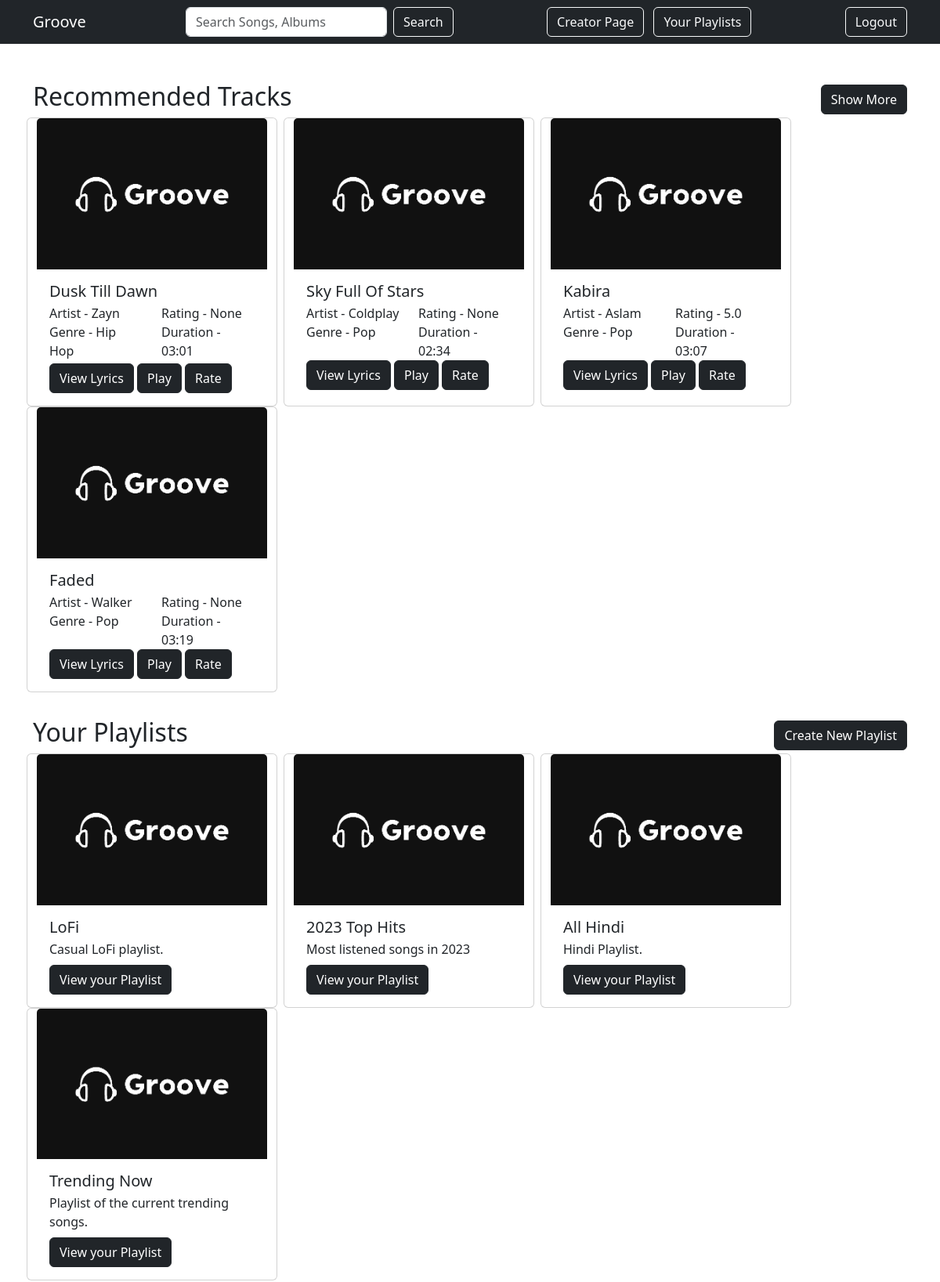
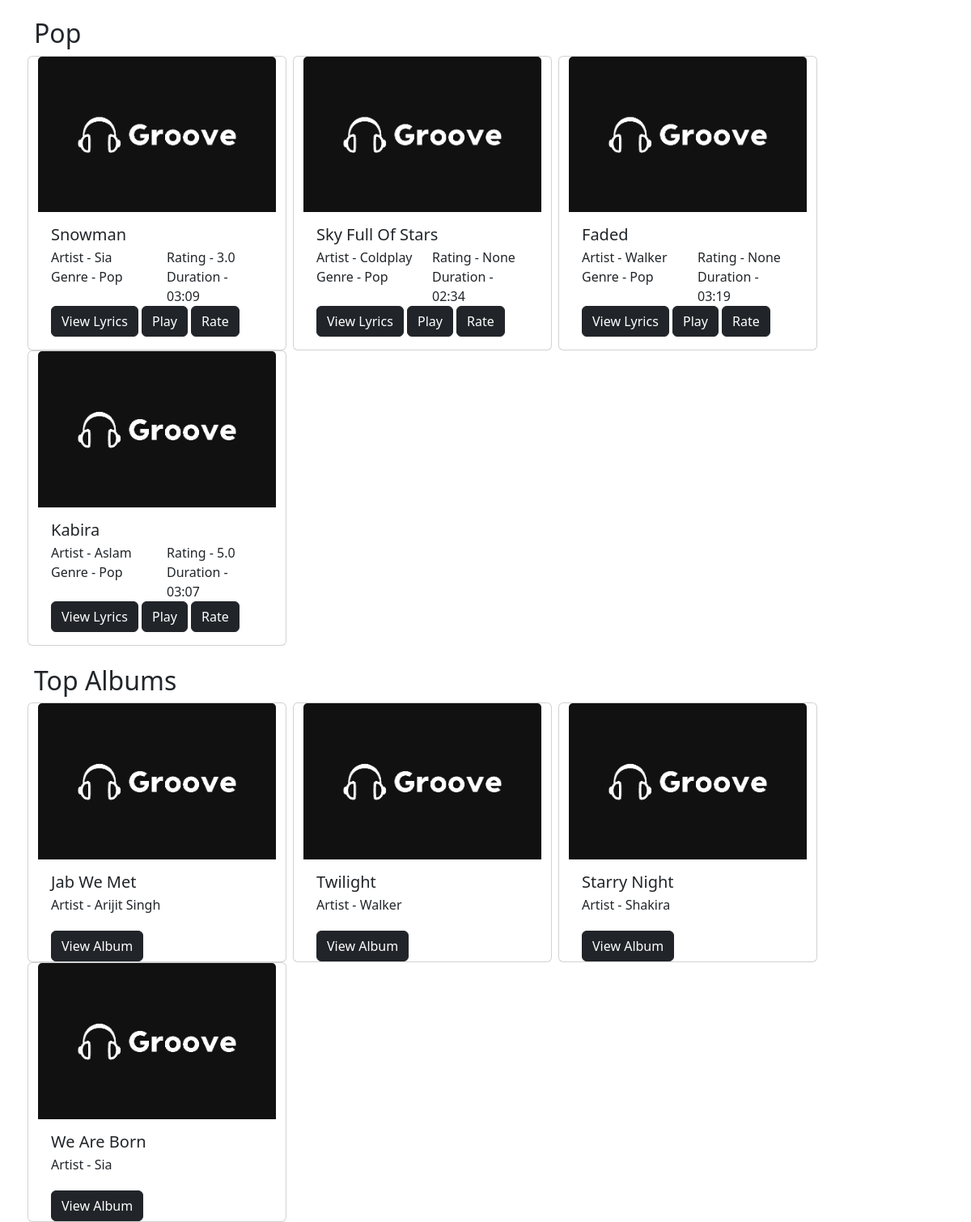
The page /user_home (signed in) on the database its author committed (2 pictures, top to bottom).
### groove/models.py (models this page shows, shortened)
class Song(db.Model):
    __tablename__ = 'song'
    id = db.Column(db.Integer, primary_key=True)
    name = db.Column(db.String(255), nullable=False)
    creator = db.Column(db.Integer, nullable=False)
    lyrics = db.Column(db.Text, nullable=True)
    duration = db.Column(db.Float, nullable=False, default=3.12)
    date_uploaded = db.Column(db.Date, nullable=False)
    album_id = db.Column(db.Integer, db.ForeignKey('album.id'), nullable=True)
    genre_id = db.Column(db.Integer, db.ForeignKey('genre.id'), nullable=False)
    artist = db.Column(db.String(255), nullable=False)
    rating = db.relationship('SongRating', backref='song', lazy=True)
    times_played = db.Column(db.Integer, default=0, nullable=False)
    flag = db.Column(db.Boolean, default=0)
    def average_song_rating(self):
        average = db.session.query(db.func.avg(SongRating.rating)).filter(SongRating.song_id == self.id).scalar()
        if average is None:
            return None
        else:
            return round(average, 1)

class Genre(db.Model):
    __tablename__ = 'genre'
    id = db.Column(db.Integer, primary_key=True)
    name = db.Column(db.String(100), nullable=False)
    songs = db.relationship('Song', backref='genre', lazy=True)

class Playlist(db.Model):
    __tablename__ = 'playlist'
    id = db.Column(db.Integer, primary_key=True)
    user_id = db.Column(db.Integer, db.ForeignKey('user.id'), nullable=False)
    name = db.Column(db.String(255), nullable=False)
    description = db.Column(db.Text, nullable=True)
    songs = db.relationship('Song', secondary='playlist_song', backref=db.backref('playlist', lazy='dynamic'))

class Album(db.Model):
    __tablename__ = 'album'
    id = db.Column(db.Integer, primary_key=True)
    name = db.Column(db.String(255), nullable=False)
    release_date = db.Column(db.Date, nullable=False)
    creator = db.Column(db.Integer, nullable=False)
    artist = db.Column(db.String(255), nullable=False)
    songs = db.relationship('Song', backref='album', lazy=True)
    flag = db.Column(db.Boolean, default=0)

### groove/routes.py (the view)
@app.route('/user_home')
def user_home_page():
    if 'id' not in session:
        flash('Login to continue.')
        return redirect(url_for('login_page'))
    songs = Song.query.filter(Song.flag == 0).order_by(func.random()).limit(4).all()
    playlists = Playlist.query.filter_by(user_id=session['id']).limit(4)
    genre = Genre.query.order_by(func.random()).first()
    genre_songs = Song.query.filter_by(genre_id=genre.id)
    albums = Album.query.order_by(func.random()).limit(4).all()
    return render_template('user_home.html',
                           songs=songs,
                           playlists=playlists,
                           genre=genre,
                           genre_songs=genre_songs,
                           user=User.query.get(session['id']),
                           albums=albums)

### groove/routes.py (called while the page is built)
@app.template_filter('format_duration')
def format_duration(duration):
    minutes = int(duration)
    seconds = int((duration - minutes) * 60)
    return f"{minutes:02d}:{seconds:02d}"

### groove/templates/user_home.html (shortened to what this page needs)
<!DOCTYPE html>
<html lang="en">
<head>
    <link href="https://cdn.jsdelivr.net/npm/bootstrap@5.3.2/dist/css/bootstrap.min.css" rel="stylesheet">
</head>
<body>
    <nav class="navbar navbar-expand-lg navbar-dark bg-dark">
        <div class="container">
            <a class="navbar-brand" href="{{ url_for('user_home_page') }}">Groove</a>
            <form class="d-flex" action="{{ url_for('search_page') }}" method="post">
                <input class="form-control me-2" type="search" placeholder="Search Songs, Albums" aria-label="Search" name="search">
                <button class="btn btn-outline-light" type="submit">Search</button>
            </form>
            <div>
                {% if user.role.name == 'creator' %}
                <a class="btn btn-outline-light ms-2" href="{{ url_for('creator_home_page') }}">Creator Page</a>
                {% endif %}
                <a class="btn btn-outline-light ms-2" href="{{ url_for('playlists_page') }}">Your Playlists</a>
            </div>
            <div>
                <a class="btn btn-outline-light ms-2" href="{{ url_for('logout') }}">Logout</a>
            </div>
        </div>
    </nav>
    <div class="container mt-5">
        <div class="section">
            <div class="d-flex justify-content-between align-items-center">
            <h2>Recommended Tracks</h2>
            <a class="btn btn-dark" href="{{ url_for('user_home_page') }}">Show More</a>
            </div>
            <div class="row">
                {% for song in songs %}
                <div class="card mx-1" style="width: 20rem;">
                    <img src="/static/groove_logo_darkmode.png" class="card-img-top" alt="song_name">
                    <div class="card-body">
                        <h5 class="card-title">{{ song.name }}</h5>
                        <div class="row">
                            <div class="col">
                                <p class="card-subtitle mb-1">Artist - {{ song.artist }}</p>
                                <p class="card-subtitle mb-1">Genre - {{ song.genre.name }}</p>
                            </div>
                            <div class="col">
                                <p class="card-subtitle mb-1">Rating - {{ song.average_song_rating() }}</p>
                                <p class="card-subtitle mb-1"></p>Duration - {{ song.duration|format_duration }}
                            </div>
                        </div>
                        <div class="justify-content-between align-items-center">
                            <button type="button" class="btn btn-dark" data-bs-toggle="modal" data-bs-target="#xlModal{{ song.id }}">View Lyrics</button>
                            <a href="#" class="btn btn-dark">Play</a>
                            <button type="button" class="btn btn-dark" data-bs-toggle="modal" data-bs-target="#ratingModal{{ song.id }}">Rate</button>
                        </div>
                    </div>
                </div>
                {% endfor %}
            </div>
        </div>
        <br>
        <div class="section mt-2">
            <div class="d-flex justify-content-between align-items-center">
                <h2>Your Playlists</h2>
                <a class="btn btn-dark" href="{{ url_for('create_playlist_page') }}">Create New Playlist</a>
            </div>
            <div class="row">
                {% for playlist in playlists %}
                <div class="card mx-1" style="width: 20rem;">
                    <img src="./static/groove_logo_darkmode.png" class="card-img-top" alt="...">
                    <div class="card-body d-flex flex-column">
                        <h5 class="card-title">{{ playlist.name }}</h5>
                        <p class="card-subtitle mb-2">{{ playlist.description }}</p>
                        <div class="mt-auto">
                            <a href="{{ url_for('playlist_songs_page', playlist_id=playlist.id) }}" class="btn btn-dark">View your Playlist</a>
                        </div>
                    </div>
                </div>
                {% endfor %}
            </div>
        </div>
        <br>
        <div class="section">
            <div class="d-flex justify-content-between align-items-center">
                <h2>{{ genre.name }}</h2>
            </div>
            <div class="row">
                {% for song in genre_songs %}
                <div class="card mx-1" style="width: 20rem;">
                    <img src="./static/groove_logo_darkmode.png" class="card-img-top" alt="song_name">
                    <div class="card-body">
                        <h5 class="card-title">{{ song.name }}</h5>
                        <div class="row">
                            <div class="col">
                                <p class="card-subtitle mb-1">Artist - {{ song.artist }}</p>
                                <p class="card-subtitle mb-1">Genre - {{ song.genre.name }}</p>
                            </div>
                            <div class="col">
                                <p class="card-subtitle mb-1">Rating - {{ song.average_song_rating() }}</p>
                                <p class="card-subtitle mb-1"></p>Duration - {{ song.duration|format_duration }}
                            </div>
                        </div>
                        <div class="justify-content-between align-items-center">
                            <button type="button" class="btn btn-dark" data-bs-toggle="modal" data-bs-target="#xlModal{{ song.id }}">View Lyrics</button>
                            <a href="#" class="btn btn-dark">Play</a>
                            <a href="#" class="btn btn-dark">Rate</a>
                        </div>
                    </div>
                </div>
                {% endfor %}
            </div>
        </div>
        <br>
        <div class="section">
            <div class="d-flex justify-content-between align-items-center">
                <h2>Top Albums</h2>
            </div>
            <div class="row">
                {% for album in albums %}
                <div class="card mx-1" style="width: 20rem;">
                    <img src="./static/groove_logo_darkmode.png" class="card-img-top" alt="album_image">
                    <div class="card-body">
                        <h5 class="card-title">{{ album.name }}</h5>
                        <p class="card-subtitle mb-1">Artist - {{ album.artist }}</p>
                    </div>
                    <div class="mx-3">
                            <a href="#" class="btn btn-dark">View Album</a>
                    </div>
                </div>
                {% endfor %}
            </div>
        </div>
    </div>
</body>
</html>

### rows shown on the page
Song: name "Dusk Till Dawn", artist "Zayn", genre.name "Hip Hop", average_song_rating "None", duration "03:01"
Song: name "Sky Full Of Stars", artist "Coldplay", genre.name "Pop", average_song_rating "None", duration "02:34"
Song: name "Kabira", artist "Aslam", genre.name "Pop", average_song_rating "5.0", duration "03:07"
Song: name "Faded", artist "Walker", genre.name "Pop", average_song_rating "None", duration "03:19"
Playlist: name "LoFi", description "Casual LoFi playlist."
Playlist: name "2023 Top Hits", description "Most listened songs in 2023"
Playlist: name "All Hindi", description "Hindi Playlist."
Playlist: name "Trending Now", description "Playlist of the current trending songs."
Genre: name "Pop"
Song: name "Snowman", artist "Sia", genre.name "Pop", average_song_rating "3.0", duration "03:09"
Album: name "Jab We Met", artist "Arijit Singh"
Album: name "Twilight", artist "Walker"
Album: name "Starry Night", artist "Shakira"
Album: name "We Are Born", artist "Sia"
